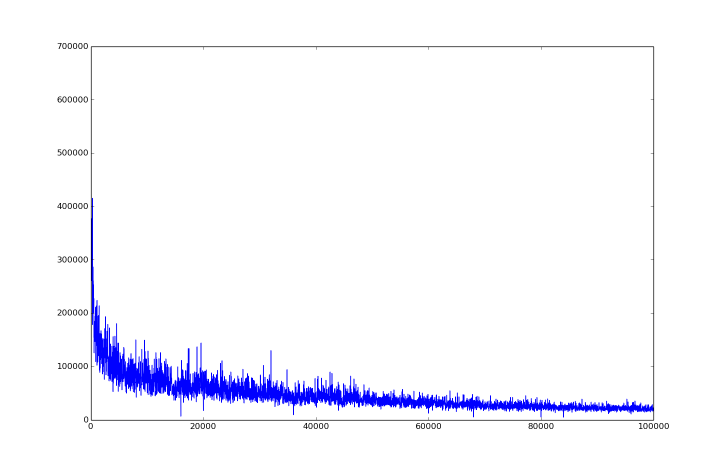
#> input picture caffe/FCN-32/loss.png, 1452 x 933 px (shown at 1/2 size)
$ python crop_resize_dataset.py --resize 100 --crop 5 --input_path ../caffe/FCN-32 --output_path out   (Python 2 division)   (older library calls are emulated)
#> lines starting #> are read from the running program, lines starting #| are printed output that depends on the picture
# Resize images in the folder input_path
# python caffeTools/create_dataset/crop_resize_dataset.py --resize 1 --crop 8 --input_path /home/shared/data/datasets/droneye_dataset/JPEGImages --output_path /home/shared/data/datasets/droneye_dataset/JPEGImages_cut64


import numpy as np
import glob
from random import shuffle
import cv2
import os.path
import argparse
from PIL import Image


def get_arguments():
    # Import arguments
    parser = argparse.ArgumentParser()

    parser.add_argument('--resize', type=int, required=True, \
                                    help=   'Divide image size by this factor')
    parser.add_argument('--crop', type=int, required=True, \
                                    help=   'Crop image into crop*crop small images')
    parser.add_argument('--input_path', type=str, required=True, \
                                    help=   'Path to the folder with all images to resize')
    parser.add_argument('--output_path', type=str, required=True, \
                                    help=   'Path to output folder')
    parser.add_argument('--labels', type=bool, default=False, \
                                    help=   'Specify if dealing with labels (different interpolation for labels and RGB)')
    return parser.parse_args()


def main(args):
     # Get all options
    args = get_arguments()

    # For each image
    for in_idx, in_ in enumerate(os.listdir(args.input_path)):

        # load image:
        full_path = os.path.join(args.input_path, in_.rstrip())
        img = cv2.imread(full_path)
#> img is the input picture: shape (933, 1452, 3); mean B, G, R 253.5, 246.8, 246.8

        crop_number = 0
        for id_h in range(0,args.crop):
                crop_h = int(img.shape[0]/float(args.crop))
                h1 = id_h*crop_h


                for id_w in range(0,args.crop+0):
                        crop_w = int(img.shape[1]/float(args.crop))
                        w1 = id_w*crop_w

                        cropped = img[h1:(h1+crop_h), w1:(w1+crop_w)]

                        if args.resize > 1:
                                cropped = Image.fromarray(cropped)
                                # Resize mode should be different for labels (solid values)
                                if args.labels:
                                    cropped = cropped.resize([int(crop_w+1/float(args.resize)), int(crop_h+1/float(args.resize))],Image.NEAREST)
                                else:
                                    cropped = cropped.resize([int(crop_w+1/float(args.resize)), int(crop_h+1/float(args.resize))], Image.ANTIALIAS)

                                cropped = np.asarray(cropped)


                        # Write image
                        output_filename = os.path.join(args.output_path, in_.rstrip())
                        output_filename = output_filename[:len(output_filename)-4] + "_" + str(crop_number) + output_filename[len(output_filename)-4:]

                        cv2.imwrite(output_filename,cropped)

                        print output_filename
                        crop_number += 1
#> this loop made 5 passes
#> pass 1, in main, `cv2.imwrite(output_filename,cropped)`:
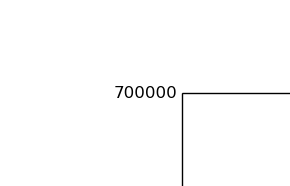
#> saved as loss_0.png: shape (186, 290, 3); min 0, max 255, mean 252.6
#> pass 1, in main, `cv2.imwrite(output_filename,cropped)`:
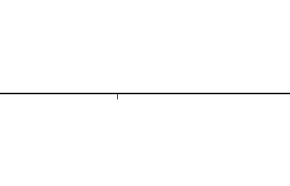
#> saved as loss_1.png: shape (186, 290, 3); min 0, max 255, mean 253.1
#> after the loop, crop_number = 25

        #print 'img: ' + str(in_idx+1) + ' -> done'


if __name__ == '__main__':

    main(None)

    pass
